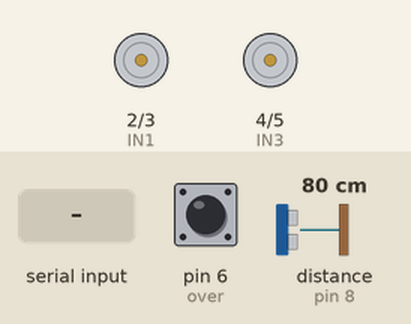
This sketch was run on a simulated Arduino Uno, built with avr-gcc and run on an emulated ATmega328P. Parts: motor-driver pin pairs drawn as motors (green arrow = first pin HIGH = forward, orange = second pin HIGH = backward, longer = more drive, scaled by the enable pin). Wiring (inferred from the names in the program): ultrasonic range finder: trigger pin 9; echo pin 8. The inputs (shaded band) are chosen by the test bench; at power-on: pin 6 (over) HIGH, distance to the obstacle (sensor on pin 8) 80 cm. The echo pulse lasts 58.3 µs per cm; what the sketch prints to the serial monitor is not drawn.

Above: at 1.2 s.
1.3 s: "F" received over Serial
At 1.54 s:
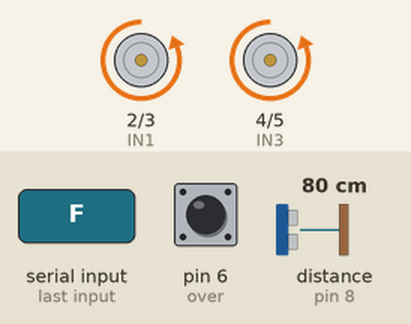
3.1 s: "B" received over Serial
At 3.35 s:
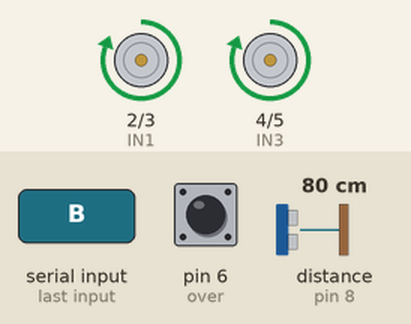
4.9 s: "R" received over Serial
At 4.97 s:
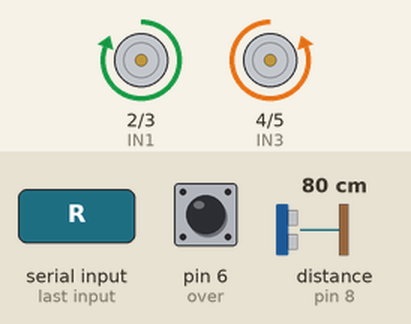
6.5 s: "L" received over Serial
At 6.6 s:
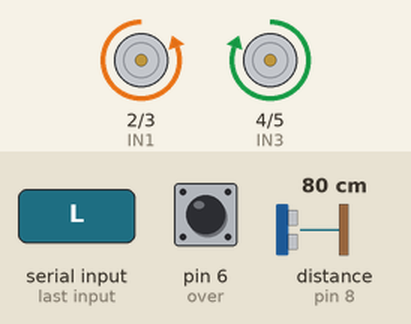
Timing chart, 0 to 9.1 s (numbered marks = the images above; inputs shaded):
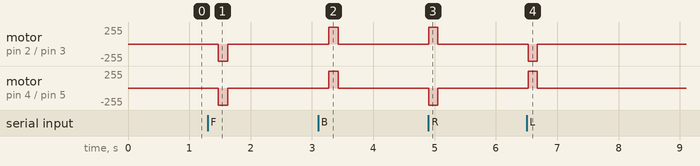

The sketch:

Pacman-Feria.ino
```cpp
#include "SR04.h"

//Sensor Distancia
#define TRIG_PIN 9
#define ECHO_PIN 8
SR04 sr04 = SR04(ECHO_PIN, TRIG_PIN);
long a;
bool checkeacion;

//Fin y reinicio del juego
#define over 6
#define restart 7

// Motor A Derecba
#define ENA A0
#define IN1 2
#define IN2 3

// Motor B Izquierda
#define ENB A1
#define IN3 4
#define IN4 5

int vel = 255;
int stp = 150;

void setup() {
  Serial.begin(9600);
  // Declaramos todos los pines como salidas
  pinMode(ENA, OUTPUT);
  pinMode(ENB, OUTPUT);
  pinMode(IN1, OUTPUT);
  pinMode(IN2, OUTPUT);
  pinMode(IN3, OUTPUT);
  pinMode(IN4, OUTPUT);
  pinMode(over, INPUT);
  pinMode(restart, INPUT);
}

void loop() {
  // put your main code here, to run repeatedly:
  // Motor gira en un sentido
  a = sr04.Distance();
  Serial.print(a);
  Serial.println("cm");
  if (Serial.available())
    switch (Serial.read()) {
      case 'F':
        if (a > 5) {
          Adelante();
        }
        break;
      case 'B':
        Atras();
        break;
      case 'R':
        Derecha();
        break;
      case 'L':
        Izquierda();
        break;
      case 'S':
        Parar();
        break;
    }
  delay(stp);
  Parar();
  checkeacion = digitalRead(over);
  if (checkeacion == 0) {
    checkeacion = digitalRead(restart);
    while (checkeacion == 1) {
      checkeacion = digitalRead(restart);
      Parar();
    }
    Serial.println("Reinicio");
  }
}

void Atras() {
  //Direccion motor A
  digitalWrite(IN1, HIGH);
  digitalWrite(IN2, LOW);
  analogWrite(ENA, vel);  //Velocidad motor A
  //Direccion motor B
  digitalWrite(IN3, HIGH);
  digitalWrite(IN4, LOW);
  analogWrite(ENB, vel);  //Velocidad motor B
}

void Adelante() {
  //Direccion motor A
  digitalWrite(IN2, HIGH);
  digitalWrite(IN1, LOW);
  analogWrite(ENA, vel);  //Velocidad motor A
  //Direccion motor B
  digitalWrite(IN4, HIGH);
  digitalWrite(IN3, LOW);
  analogWrite(ENB, vel);  //Velocidad motor B
}

void Derecha() {
  //Direccion motor A
  digitalWrite(IN2, LOW);
  digitalWrite(IN1, HIGH);
  analogWrite(ENA, vel);  //Velocidad motor A
  //Direccion motor B
  digitalWrite(IN4, HIGH);
  digitalWrite(IN3, LOW);
  analogWrite(ENB, vel);  //Velocidad motor A
}

void Izquierda() {
  //Direccion motor A
  digitalWrite(IN1, LOW);
  digitalWrite(IN2, HIGH);
  analogWrite(ENA, vel);  //Velocidad motor A
  //Direccion motor B
  digitalWrite(IN3, HIGH);
  digitalWrite(IN4, LOW);
  analogWrite(ENB, vel);  //Velocidad motor A
}

void Parar() {
  digitalWrite(IN1, LOW);
  digitalWrite(IN2, LOW);
  digitalWrite(IN3, LOW);
  digitalWrite(IN4, LOW);
  analogWrite(ENA, 0);
  analogWrite(ENB, 0);
}
```

Measured:
- after the input at 1.3 s, motor on pin 2 (IN1) / pin 3 (IN2), motor on pin 4 (IN3) / pin 5 (IN4): stopped → backward 255/255 after 0.17 s, → stopped 0.15 s later
- after the input at 3.1 s, motor on pin 2 (IN1) / pin 3 (IN2), motor on pin 4 (IN3) / pin 5 (IN4): stopped → forward 255/255 after 0.18 s, → stopped 0.15 s later
- after the input at 4.9 s, motor on pin 2 (IN1) / pin 3 (IN2): stopped → forward 255/255 at once, → stopped 0.15 s later; motor on pin 4 (IN3) / pin 5 (IN4): stopped → backward 255/255 at once, → stopped 0.15 s later
- after the input at 6.5 s, motor on pin 2 (IN1) / pin 3 (IN2): stopped → backward 255/255 at once, → stopped 0.15 s later; motor on pin 4 (IN3) / pin 5 (IN4): stopped → forward 255/255 at once, → stopped 0.15 s later
